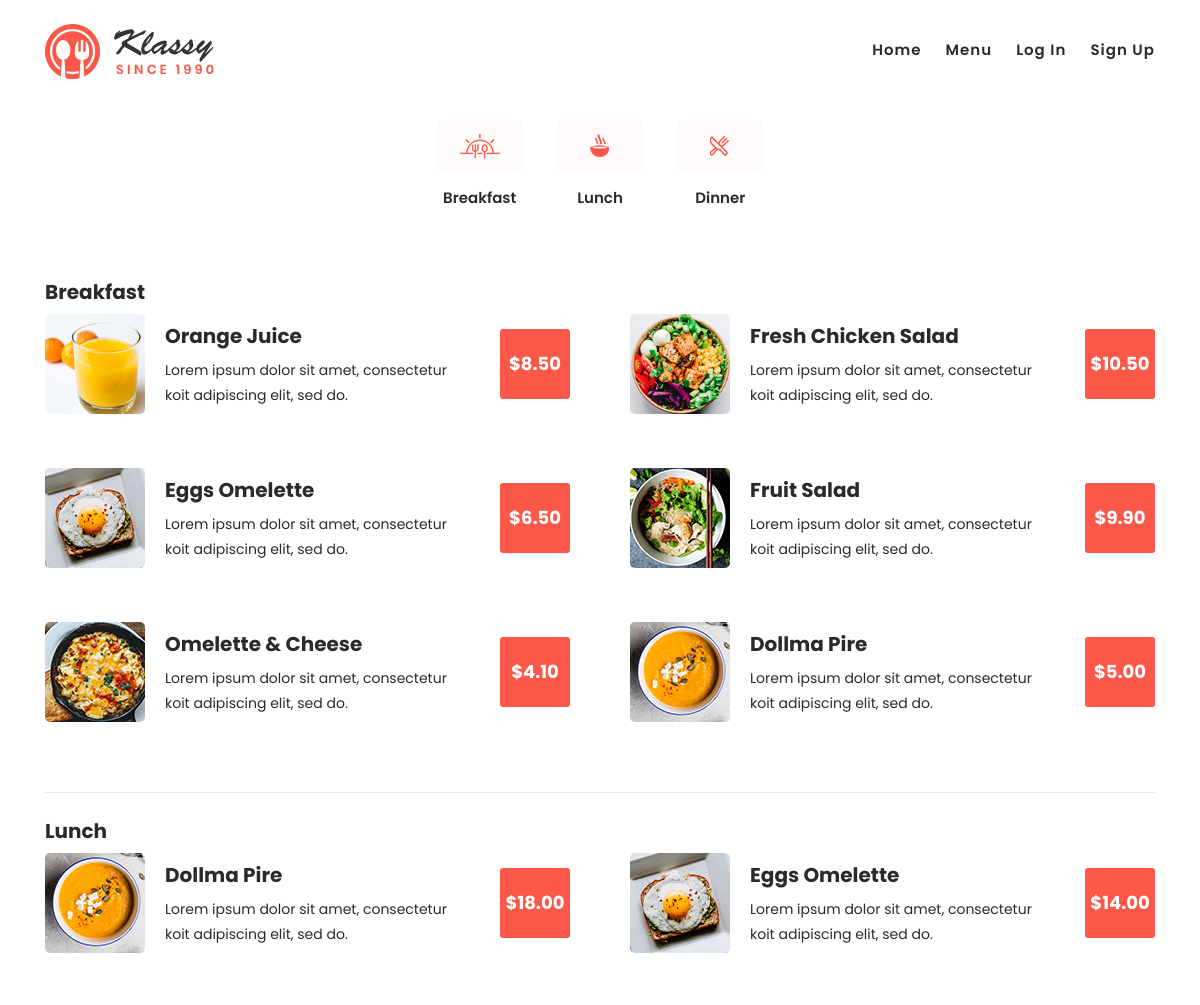
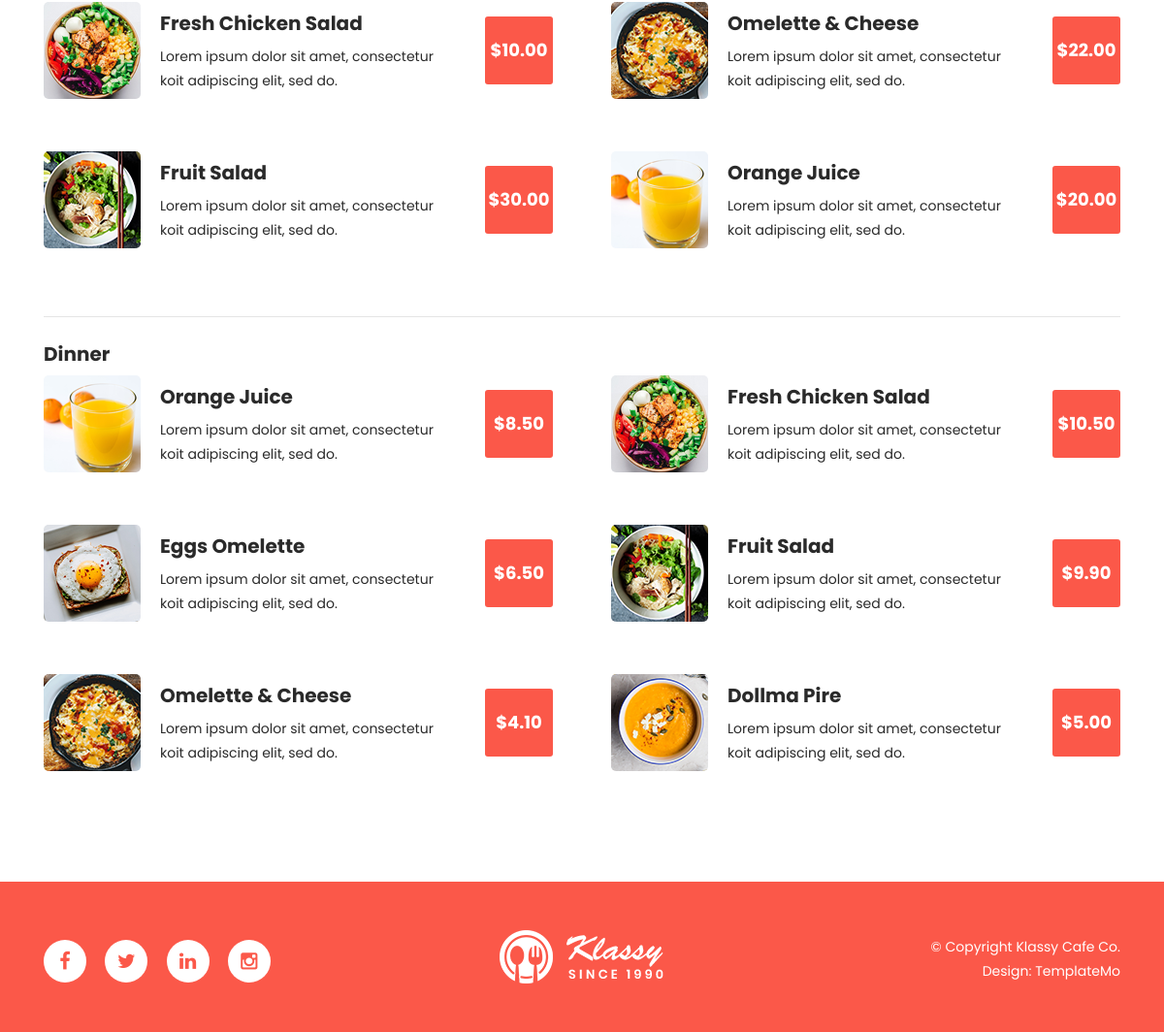
Page /menu.php on the committed database (2 pictures, top to bottom).
### tables this page shows
CREATE TABLE IF NOT EXISTS `menu` (
  `menu_id` INT NOT NULL AUTO_INCREMENT,
  `menu_name` VARCHAR(45) NOT NULL,
  `description` VARCHAR(250) NULL,
  `category` VARCHAR(45) NOT NULL,
  `price` DECIMAL(10,2) NOT NULL,
  `menu_image_path` VARCHAR(100) NULL,
  PRIMARY KEY (`menu_id`));

### menu.php (the view, shortened to what the rows shown need)
<!DOCTYPE html>
<html lang="en">
<head>
    <link rel="stylesheet" type="text/css" href="assets/css/bootstrap.min.css">
    <link rel="stylesheet" type="text/css" href="assets/css/font-awesome.css">
    <link rel="stylesheet" href="assets/css/templatemo-klassy-cafe.css">
    <link rel="stylesheet" href="assets/css/owl-carousel.css">
    <link rel="stylesheet" href="assets/css/lightbox.css">
</head>
<body>
    <section class="section" id="offers">
        <div class="container">
            <div class="row">
                <div class="col-lg-12">
                    <div class="row" id="tabs">
                        <div class="col-lg-12">
                            <section class='tabs-content'>
                                <article id='tabs-1'>
                                    <div class="row">
                                        <div class="col-lg-6">
                                            <div class="row">
                                                <div class="left-list">
                                                    <?php
                                                    include "config/database.php";
                                                    $query = "SELECT * FROM menu WHERE category = 'breakfast'";
                                                    $result = mysqli_query($conn, $query);
                                                    if (mysqli_num_rows($result) > 0) {
                                                        while ($row = mysqli_fetch_assoc($result)) {
                                                            if ($row['menu_id'] % 2 == 0){
                                                                echo '<div class="col-lg-12">
                                                        <div class="tab-item">
                                                            <img src="'. $row['menu_image_path'] .'" alt="">
                                                            <h4>'. $row['menu_name'] .'</h4>
                                                            <p>'. $row['description'] .'</p>
                                                            <div class="price">
                                                                <h6>$'. $row['price'] .'</h6>
                                                            </div>
                                                        </div>
                                                    </div>';
                                                            }
                                                        }
                                                    } else {
                                                        echo "No menu items available.";
                                                    }
                                                    ?>
                                                </div>
                                            </div>
                                        </div>
                                        <div class="col-lg-6">
                                            <div class="row">
                                                <div class="right-list">
                                                    <?php
                                                    $query = "SELECT * FROM menu WHERE category = 'breakfast'";
                                                    $result = mysqli_query($conn, $query);
                                                    if (mysqli_num_rows($result) > 0) {
                                                        while ($row = mysqli_fetch_assoc($result)) {
                                                            if ($row['menu_id'] % 2 == 1){
                                                                echo '<div class="col-lg-12">
                                                        <div class="tab-item">
                                                            <img src="'. $row['menu_image_path'] .'" alt="">
                                                            <h4>'. $row['menu_name'] .'</h4>
                                                            <p>'. $row['description'] .'</p>
                                                            <div class="price">
                                                                <h6>$'. $row['price'] .'</h6>
                                                            </div>
                                                        </div>
                                                    </div>';
                                                            }
                                                        }
                                                    } else {
                                                        echo "No menu items available.";
                                                    }
                                                    ?>
                                                </div>
                                            </div>
                                        </div>
                                    </div>
                                </article>
                                <article id='tabs-2'>
                                    <div class="row">
                                        <div class="col-lg-6">
                                            <div class="row">
                                                <div class="left-list">
                                                    <?php
                                                    $query = "SELECT * FROM menu WHERE category = 'lunch'";
                                                    $result = mysqli_query($conn, $query);
                                                    if (mysqli_num_rows($result) > 0) {
                                                        while ($row = mysqli_fetch_assoc($result)) {
                                                            if ($row['menu_id'] % 2 == 0){
                                                                echo '<div class="col-lg-12">
                                                        <div class="tab-item">
                                                            <img src="'. $row['menu_image_path'] .'" alt="">
                                                            <h4>'. $row['menu_name'] .'</h4>
                                                            <p>'. $row['description'] .'</p>
                                                            <div class="price">
                                                                <h6>$'. $row['price'] .'</h6>
                                                            </div>
                                                        </div>
                                                    </div>';
                                                            }
                                                        }
                                                    } else {
                                                        echo "No menu items available.";
                                                    }
                                                    ?>
                                                </div>
                                            </div>
                                        </div>
                                        <div class="col-lg-6">
                                            <div class="row">
                                                <div class="right-list">
                                                    <?php
                                                    $query = "SELECT * FROM menu WHERE category = 'lunch'";
                                                    $result = mysqli_query($conn, $query);
                                                    if (mysqli_num_rows($result) > 0) {
                                                        while ($row = mysqli_fetch_assoc($result)) {
                                                            if ($row['menu_id'] % 2 == 1){
                                                                echo '<div class="col-lg-12">
                                                        <div class="tab-item">
                                                            <img src="'. $row['menu_image_path'] .'" alt="">
                                                            <h4>'. $row['menu_name'] .'</h4>
                                                            <p>'. $row['description'] .'</p>
                                                            <div class="price">
                                                                <h6>$'. $row['price'] .'</h6>
                                                            </div>
                                                        </div>
                                                    </div>';
                                                            }
                                                        }
                                                    } else {
                                                        echo "No menu items available.";
                                                    }
                                                    ?>
                                                </div>
                                            </div>
                                        </div>
                                    </div>
                                </article>
                                <article id='tabs-3'>
                                    <div class="row">
                                        <div class="col-lg-6">
                                            <div class="row">
                                                <div class="left-list">
                                                    <?php
                                                    $query = "SELECT * FROM menu WHERE category = 'dinner'";
                                                    $result = mysqli_query($conn, $query);
                                                    if (mysqli_num_rows($result) > 0) {
                                                        while ($row = mysqli_fetch_assoc($result)) {
                                                            if ($row['menu_id'] % 2 == 0){
                                                                echo '<div class="col-lg-12">
                                                        <div class="tab-item">
                                                            <img src="'. $row['menu_image_path'] .'" alt="">
                                                            <h4>'. $row['menu_name'] .'</h4>
                                                            <p>'. $row['description'] .'</p>
                                                            <div class="price">
                                                                <h6>$'. $row['price'] .'</h6>
                                                            </div>
                                                        </div>
                                                    </div>';
                                                            }
                                                        }
                                                    } else {
                                                        echo "No menu items available.";
                                                    }
                                                    ?>
                                                </div>
                                            </div>
                                        </div>
                                        <div class="col-lg-6">
                                            <div class="row">
                                                <div class="right-list">
                                                    <?php
                                                    $query = "SELECT * FROM menu WHERE category = 'dinner'";
                                                    $result = mysqli_query($conn, $query);
                                                    if (mysqli_num_rows($result) > 0) {
                                                        while ($row = mysqli_fetch_assoc($result)) {
                                                            if ($row['menu_id'] % 2 == 1){
                                                                echo '<div class="col-lg-12">
                                                        <div class="tab-item">
                                                            <img src="'. $row['menu_image_path'] .'" alt="">
                                                            <h4>'. $row['menu_name'] .'</h4>
                                                            <p>'. $row['description'] .'</p>
                                                            <div class="price">
                                                                <h6>$'. $row['price'] .'</h6>
                                                            </div>
                                                        </div>
                                                    </div>';
                                                            }
                                                        }
                                                    } else {
                                                        echo "No menu items available.";
                                                    }
                                                    ?>
                                                </div>
                                            </div>
                                        </div>
                                    </div>
                                </article>
                            </section>
                        </div>
                    </div>
                </div>
            </div>
        </div>
    </section>
</body>
</html>

### rows in the picture
menu: menu_image_path (picture), menu_name "Orange Juice", description "Lorem ipsum dolor sit amet, consectetur koit adipiscing elit, sed do.", price "8.50"
menu: menu_image_path (picture), menu_name "Eggs Omelette", description "Lorem ipsum dolor sit amet, consectetur koit adipiscing elit, sed do.", price "6.50"
menu: menu_image_path (picture), menu_name "Omelette & Cheese", description "Lorem ipsum dolor sit amet, consectetur koit adipiscing elit, sed do.", price "4.10"
menu: menu_image_path (picture), menu_name "Fresh Chicken Salad", description "Lorem ipsum dolor sit amet, consectetur koit adipiscing elit, sed do.", price "10.50"
menu: menu_image_path (picture), menu_name "Fruit Salad", description "Lorem ipsum dolor sit amet, consectetur koit adipiscing elit, sed do.", price "9.90"
menu: menu_image_path (picture), menu_name "Dollma Pire", description "Lorem ipsum dolor sit amet, consectetur koit adipiscing elit, sed do.", price "5.00"
menu: menu_image_path (picture), menu_name "Dollma Pire", description "Lorem ipsum dolor sit amet, consectetur koit adipiscing elit, sed do.", price "18.00"
menu: menu_image_path (picture), menu_name "Fresh Chicken Salad", description "Lorem ipsum dolor sit amet, consectetur koit adipiscing elit, sed do.", price "10.00"
menu: menu_image_path (picture), menu_name "Fruit Salad", description "Lorem ipsum dolor sit amet, consectetur koit adipiscing elit, sed do.", price "30.00"
menu: menu_image_path (picture), menu_name "Eggs Omelette", description "Lorem ipsum dolor sit amet, consectetur koit adipiscing elit, sed do.", price "14.00"
menu: menu_image_path (picture), menu_name "Omelette & Cheese", description "Lorem ipsum dolor sit amet, consectetur koit adipiscing elit, sed do.", price "22.00"
menu: menu_image_path (picture), menu_name "Orange Juice", description "Lorem ipsum dolor sit amet, consectetur koit adipiscing elit, sed do.", price "20.00"
menu: menu_image_path (picture), menu_name "Orange Juice", description "Lorem ipsum dolor sit amet, consectetur koit adipiscing elit, sed do.", price "8.50"
menu: menu_image_path (picture), menu_name "Eggs Omelette", description "Lorem ipsum dolor sit amet, consectetur koit adipiscing elit, sed do.", price "6.50"
menu: menu_image_path (picture), menu_name "Omelette & Cheese", description "Lorem ipsum dolor sit amet, consectetur koit adipiscing elit, sed do.", price "4.10"
menu: menu_image_path (picture), menu_name "Fresh Chicken Salad", description "Lorem ipsum dolor sit amet, consectetur koit adipiscing elit, sed do.", price "10.50"
menu: menu_image_path (picture), menu_name "Fruit Salad", description "Lorem ipsum dolor sit amet, consectetur koit adipiscing elit, sed do.", price "9.90"
menu: menu_image_path (picture), menu_name "Dollma Pire", description "Lorem ipsum dolor sit amet, consectetur koit adipiscing elit, sed do.", price "5.00"
